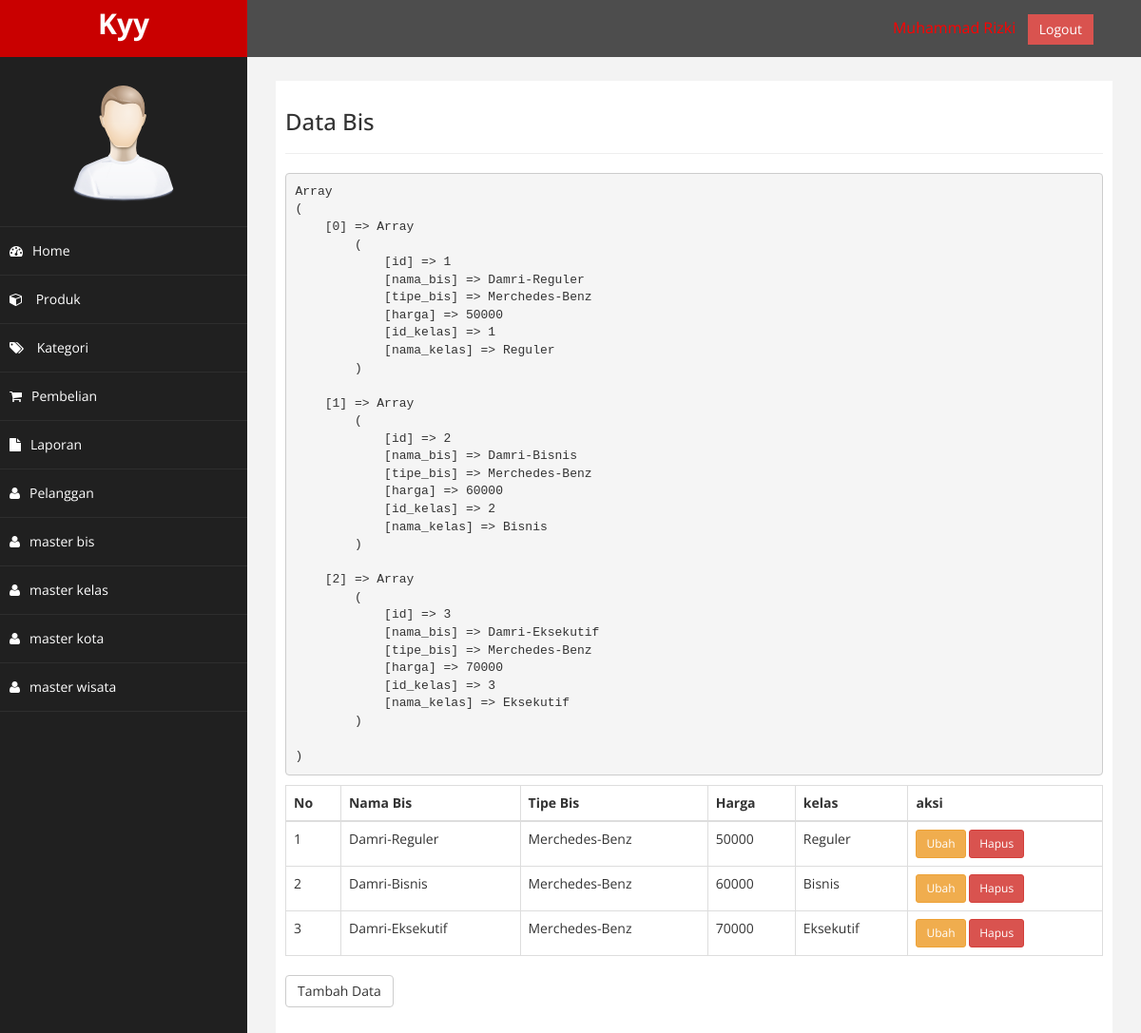
/admin/index.php?halaman=bis (signed in), run on the app's committed database.
### tables this page shows
CREATE TABLE `master_bis` (
  `id` int(11) NOT NULL,
  `nama_bis` varchar(255) NOT NULL,
  `tipe_bis` varchar(255) NOT NULL,
  `harga` int(11) NOT NULL,
  `id_kelas` int(11) NOT NULL
);

CREATE TABLE `master_kelas` (
  `id` int(11) NOT NULL,
  `nama_kelas` varchar(255) NOT NULL
);

### admin/bis.php (the view)
<h3>Data Bis</h3>
<hr>
<?php
$semuadata = array();
$ambil = $koneksi->query("SELECT * FROM master_bis
LEFT JOIN master_kelas ON master_bis.id_kelas=master_kelas.id");
while ($tiap = $ambil->fetch_assoc()) {
    $semuadata[] = $tiap;
}
echo "<pre>";
print_r($semuadata);
echo "</pre>";
?>
<table class="table table-bordered">
    <thead>
        <tr>
            <th>No</th>
            <th>Nama Bis</th>
            <th>Tipe Bis</th>
            <th>Harga</th>
            <th>kelas</th>
            <th>aksi</th>
        </tr>
    </thead>
    <tbody>
        <?php foreach ($semuadata as $key => $value) : ?>
            <tr>
                <td><?php echo $key + 1 ?></td>
                <td><?php echo $value["nama_bis"] ?></td>
                <td><?php echo $value["tipe_bis"] ?></td>
                <td><?php echo $value["harga"] ?></td>
                <td><?php echo $value["nama_kelas"] ?></td>
                <td>
                    <a href="" class="btn btn-warning btn-sm">Ubah</a>
                    <a href="" class="btn btn-danger btn-sm">Hapus</a>
                </td>
            </tr>
        <?php endforeach ?>
    </tbody>
</table>
<a href="" class="btn btn-default">Tambah Data</a>

### admin/assets/css/custom.css (style rules this page uses)
body { font-family: 'Open Sans', sans-serif; }

### data on the page
master_bis: nama_bis "Damri-Reguler", tipe_bis "Merchedes-Benz", harga "50000", master_kelas.nama_kelas "Reguler"
master_bis: nama_bis "Damri-Bisnis", tipe_bis "Merchedes-Benz", harga "60000", master_kelas.nama_kelas "Bisnis"
master_bis: nama_bis "Damri-Eksekutif", tipe_bis "Merchedes-Benz", harga "70000", master_kelas.nama_kelas "Eksekutif"
